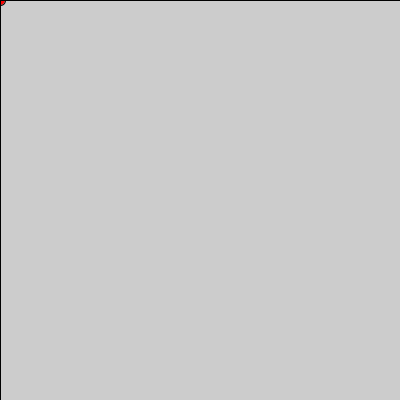
Frame 1 (no input)
Frame 60 (the mouse pressed at the canvas centre just before this capture): identical to frame 1, image omitted
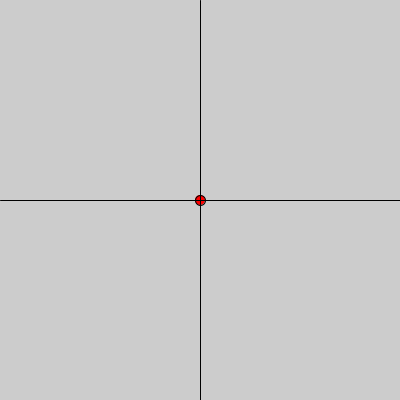
Frame 120 (the mouse held since frame 60 and released just before this capture)

The Processing sketch that drew these frames (run headless with seeded random() and noise(); from frame 60 on, the mouse is pressed at the canvas centre):

// Processing sketch: T012_stopLoop
// ── T012_stopLoop.pde
int frame = 0;
boolean cur = false;

void setup(){
  size(400,400);
  noCursor();
}
void draw(){
  if(frame==120){
    noLoop();
    background(0);
  } else {
    background(204);
    fill(255,0,0);
    ellipse(mouseX,mouseY,10,10);
    fill(0);
    line(mouseX,0,mouseX,width);
    line(0,mouseY,height,mouseY);
    frame++;
  }
}

void mousePressed(){
  loop();
  frame = 0;
}
void keyPressed(){
  if(key=='c'||key=='C'){ cursor(); }
  else if(key=='z'||key=='Z'){ cursor(WAIT); }
  else if(key=='x'||key=='X'){ cursor(CROSS); }
  else if(key=='v'||key=='V'){ cursor(HAND); }
  else { noCursor(); }
}
void keyReleased(){
  noCursor();
}
  
